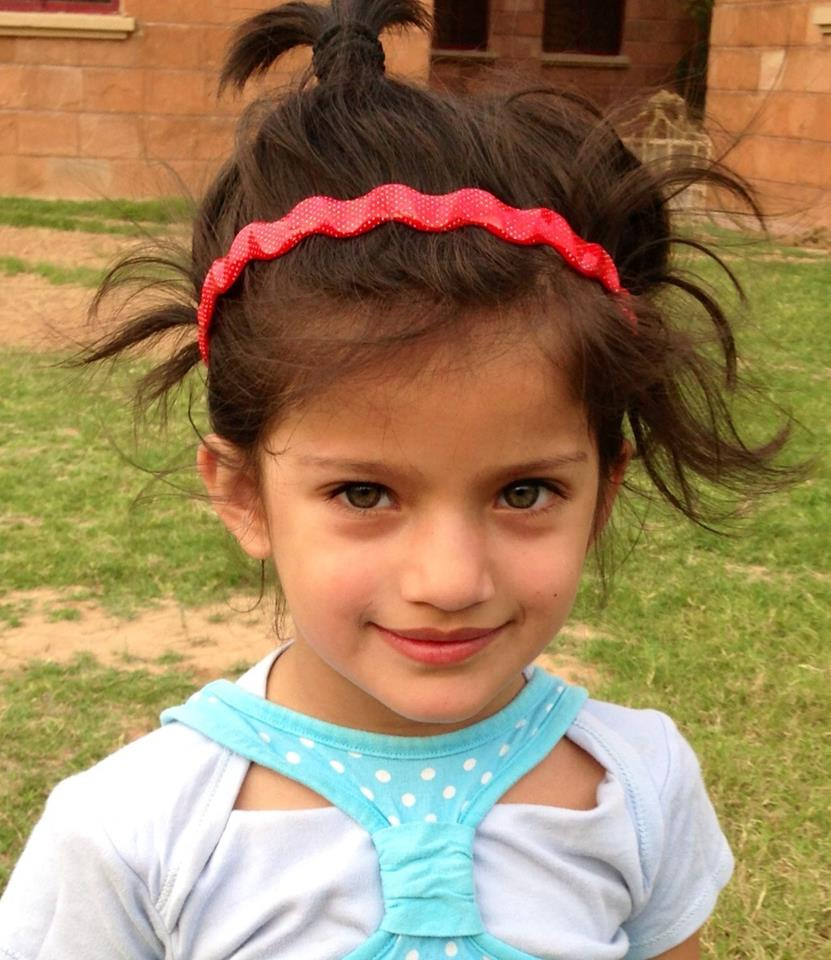
#> input picture k.jpg, 831 x 960 px
$ python gui.py   (older library calls are emulated)
#> lines starting #> are read from the running program, lines starting #| are printed output that depends on the picture
import cv2

image = cv2.imread('k.jpg',cv2.CV_LOAD_IMAGE_GRAYSCALE)
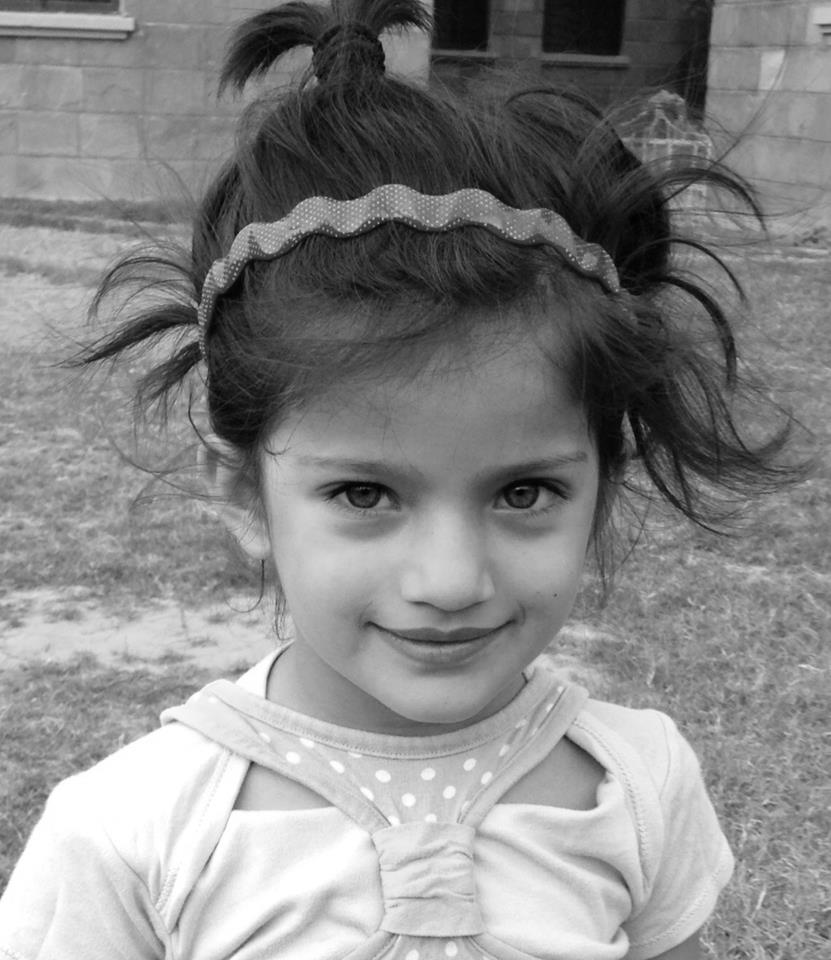
#> image: shape (960, 831); min 0, max 255, mean 135.6
cv2.namedWindow('Pic',cv2.cv.CV_WINDOW_NORMAL)
cv2.imshow('Pic', image)
cv2.waitKey()

$ run again, with Dog6.jpg copied over k.jpg
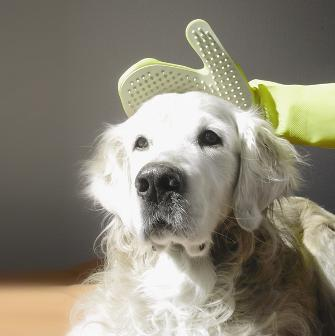
#> input picture Dog6.jpg, 335 x 336 px
#> `image = cv2.imread('k.jpg',cv2.CV_LOAD_IMAGE_GRAYSCALE)`:
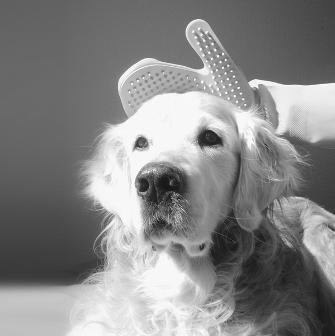
#> image: shape (336, 335); min 8, max 255, mean 133.9
